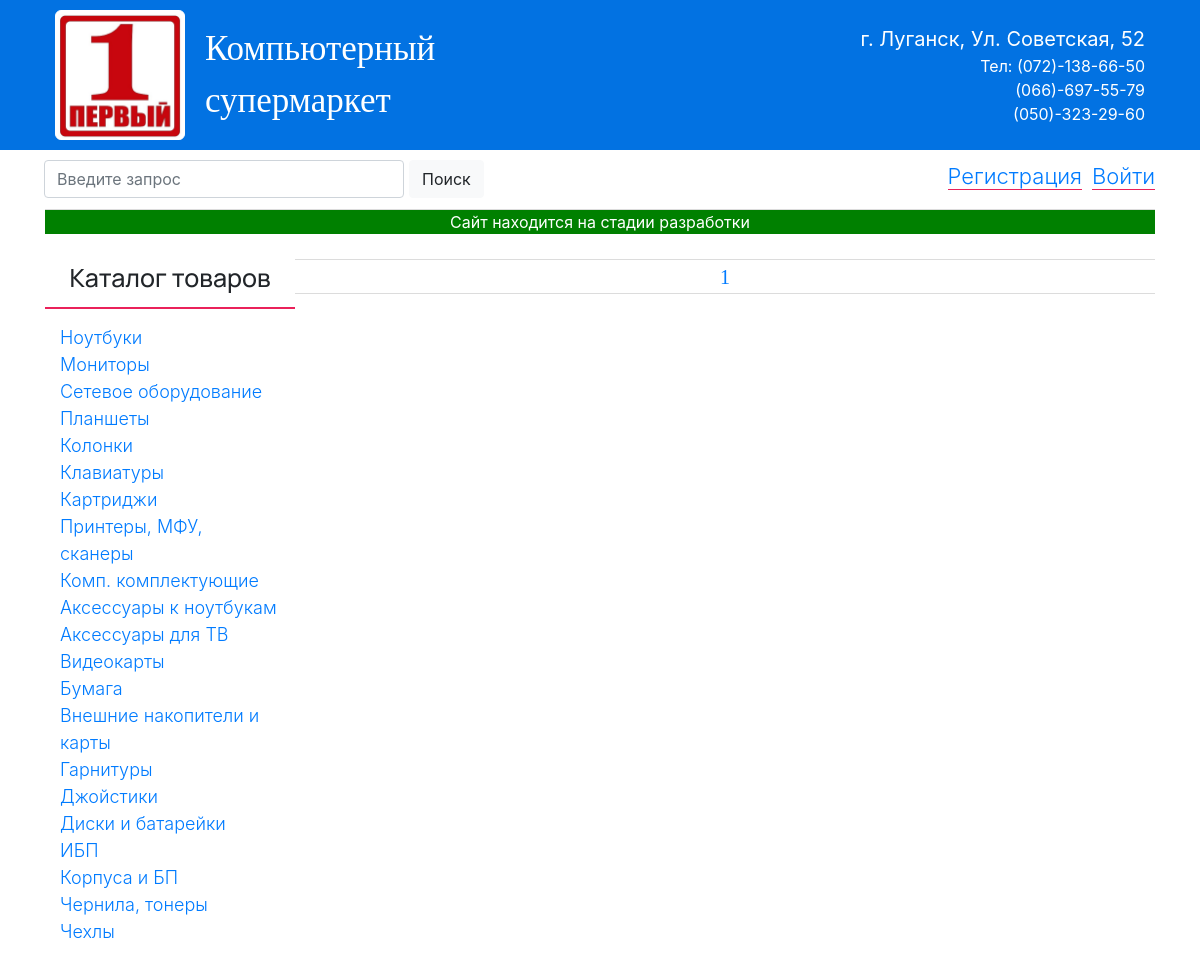
The page /headphones on the database as committed earlier.
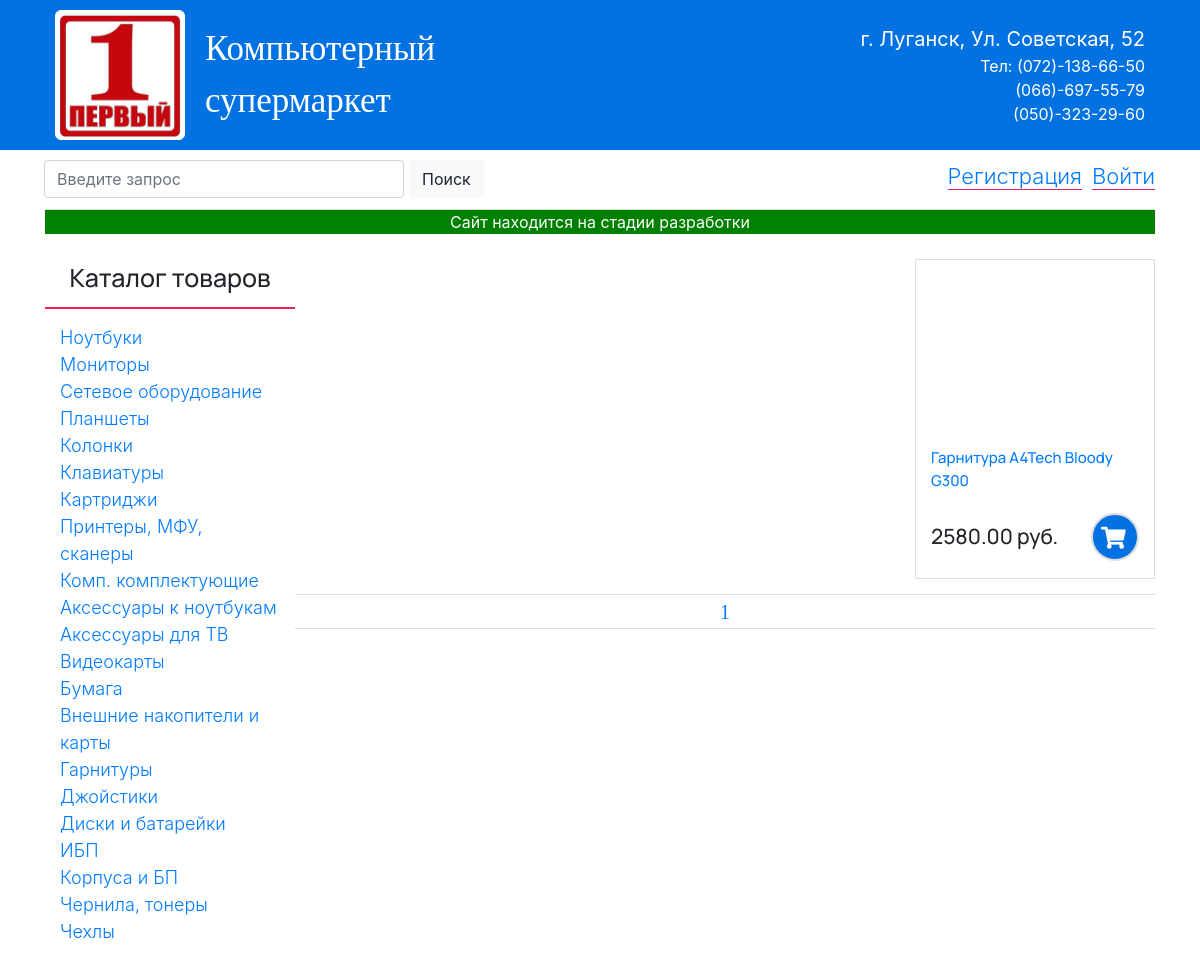
The same page on the database as committed later.
### my_first_site/note/models.py (models this page shows)
class Product(models.Model):
    NOTEBOOK = 'notebook'
    MONITOR = 'monitor'
    HEADPHONES = 'headphones'
    STORAGE = 'storage'
    CONTROLLER = 'controller'
    WEBCAM = 'webcam'
    VIDEOCARD = 'videocard'
    PAPER = 'paper'
    TV_ACCES = 'tv_acces'
    NOTE_ACCES = 'note_acces'
    CATEGORY_CHOICES = (
        (NOTEBOOK, 'notebook'),
        (MONITOR, 'monitor'),
        (HEADPHONES, 'headphones'),
        (STORAGE, 'storage'),
        (CONTROLLER, 'controller'),
        (WEBCAM, 'webcam'),
        (VIDEOCARD, 'videocard'),
        (PAPER, 'paper'),
        (TV_ACCES, 'tv_acces'),
        (NOTE_ACCES, 'note_acces'),
    )
    CHINA = 'China'
    JAPAN = 'Japan'
    THAIWAN = 'Taiwan'
    USA = 'Usa'
    MANUFACTURER_CHOICES = (
        (CHINA, 'China'),
        (JAPAN, 'Japan'),
        (THAIWAN, 'Thaiwan'),
        (USA, 'Usa'),
    )
    brand = models.CharField(
        verbose_name='Производитель',
        max_length=20,
        choices=MANUFACTURER_CHOICES,
        blank=True,
        default='')
    name = models.CharField(
        verbose_name='Модель',
        max_length=50,
        blank=True,
        null=True,
        unique=True)
    price = models.DecimalField(
        verbose_name='Цена',
        max_digits=10,
        decimal_places=2,
        null=True)
    quantity = models.IntegerField(verbose_name='Количество', default=0)
    category = models.CharField(
        verbose_name='Категория',
        max_length=50,
        choices=CATEGORY_CHOICES,
        default='')
    image = models.ImageField(
        upload_to=settings.MEDIA_ROOT, blank=True, null=True)
    descrip = models.ForeignKey(
        'Description',
        verbose_name='Характеристики товара',
        blank=True,
        max_length=20,
        null=True,
        on_delete=models.CASCADE)
    class Meta:
        verbose_name = 'Товар'
        verbose_name_plural = 'Товары'
        ordering = ['-id']
    def __str__(self):
        return str(self.name)
    def get_absolute_url(self):
        return reverse('product_detail', args=[str(self.pk)])

### my_first_site/note/views.py (the view)
# urls.py: path('headphones', views.HeadphonesView.as_view(), name='headphones'),
class HeadphonesView(ListView):
    model = Product
    template_name = 'note/templates/headphones.html'
    def get_context_data(self, **kwargs):
        context = super().get_context_data(**kwargs)
        headphone = Product.objects.filter(category='headphones')
        paginator = paginate(self.request, headphone, 6)
        context['pagin'] = paginator
        return context

### my_first_site/context_processors.py (called while the page is built)
def order(request):
    if request.user.is_authenticated:
        order_count = OrderItem.objects.filter(user=request.user, ordered=False)
        return {'order_count': order_count }
    else:
        order_count = OrderItem.objects.filter(ordered=True)
        return {'order_count': order_count }

### my_first_site/note/views.py (called while the page is built)
def paginate(request, category, num_items):
    paginator = Paginator(category, num_items)
    page = request.GET.get('page')
    try:
        items = paginator.page(page)
    except PageNotAnInteger:
        items = paginator.page(1)
    except EmptyPage:
        items = paginator.page(paginator.num_pages)
    context = {'paginator': paginator, 'items': items}
    return context

### my_first_site/note/templates/headphones.html (shortened to what this page needs)
{% extends 'index.html' %}
{% load static %}
    {% block main %}
    <div class="right_block">
        {% for i in pagin.items.object_list %}
        <div class="product_card">
            <a href="{{ i.get_absolute_url }}">
                <div class="product_body">
                </div>
                <div class="product_name">
                    {{ i }}
                </div>
            </a>
            <div class="product_price_block">
                <div class="price">
                    {{ i.price }} руб.
                </div>
                <a href="{% url 'cart_add_product' i.id %}">
                    <div class="cart_add">
                        <i class="fas fa-shopping-cart"></i>
                    </div>
                </a>
            </div>
        </div>
        {% endfor %}
    </div>
    {% endblock %}

Rows that differ between the two databases and show on the page:
added Product: name "Гарнитура A4Tech Bloody G300", price "2580.00"
